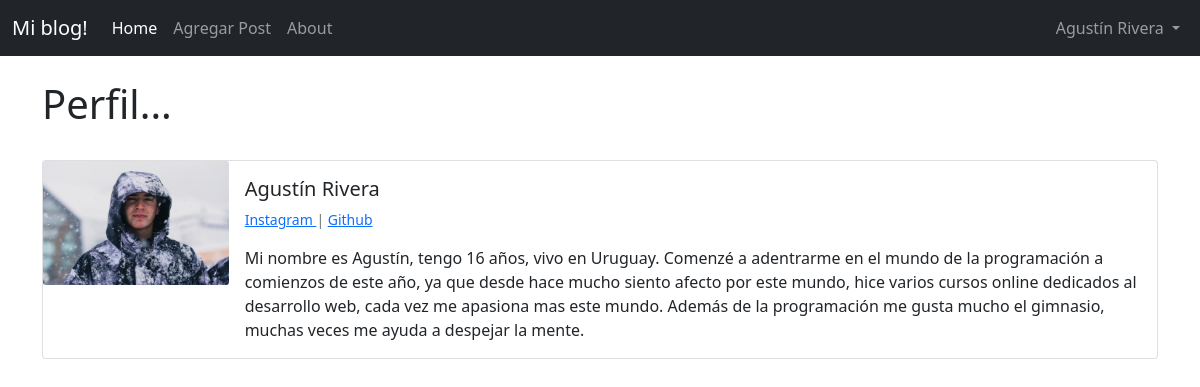
Screenshot of /appblog2/1/perfil/ (signed in) with the database file from the repository.
### appblog/models.py (models this page shows, shortened)
class Perfil(models.Model):
    user = models.OneToOneField(User, null=True, on_delete=models.CASCADE)
    bio = models.TextField()
    perfil_imagen = models.ImageField(null=True, blank=True, upload_to="imagenes/perfil/")
    Instagram_url = models.CharField(max_length=255, null=True, blank=True)
    github_url =  models.CharField(max_length=255, null=True, blank=True)
    fb_url = models.CharField(max_length=255, null=True, blank=True)
    web_url =  models.CharField(max_length=255, null=True, blank=True)
    Twitter_url = models.CharField(max_length=255, null=True, blank=True)

### appblog2/views.py (the view)
# urls.py: path('<pk>/perfil/', ShowProfilePageView.as_view(), name='show_profile'),
class ShowProfilePageView(DetailView):
    model = Perfil
    template_name = 'registration/user_profile.html'
    def get_context_data(self, *args, **kwargs):
        context = super(ShowProfilePageView, self).get_context_data(*args, **kwargs)
        page_user = get_object_or_404(Perfil, id=self.kwargs["pk"])
        context["page_user"] = page_user
        return context

### appblog2/templates/registration/user_profile.html (shortened to what this page needs)
{% extends 'appblog/base.html' %}
{% block contenido %}
<h1> Perfil... </h1>
<br/>
<div class="card mb-3" >
    <div class="row g-0">
        <div class="col-md-2">
{% if page_user.perfil_imagen %}
    <img src="{{ page_user.perfil_imagen.url }}" class="card-img" >
{% else %}
    <img src="https://180dc.org/wp-content/uploads/2016/08/default-profile.png" class="card-img" >
{% endif %}
        </div>
        <div class="col-md-10">
        <div class="card-body">
            <h5 class="card-title">
                {{ page_user.user.first_name}}
                {{page_user.user.last_name}}
            </h5>
        <p class= "small text-muted">
            {% if page_user.Instagram_url %}
                <a href="{{ page_user.Instagram_url }}">Instagram </a> |
            {% endif %}
            {% if page_user.github_url %}
                <a href="{{ page_user.github_url }}">Github </a>
            {% endif %}
            </p>
            <p class="card-text">{{ page_user.bio }}</p>
        </div>
        </div>
    </div>
    </div>
{% endblock %}

### appblog/templates/appblog/base.html (shortened to what this page needs)
<!doctype html>
<html lang="en">
  <head>
    <link href="https://cdn.jsdelivr.net/npm/bootstrap@5.0.2/dist/css/bootstrap.min.css" rel="stylesheet">
  </head>
  <body>
    <nav class="navbar navbar-expand-lg navbar-dark bg-dark">
        <div class="container-fluid">
          <a class="navbar-brand" href="{% url 'inicio' %}"> Mi blog!</a>
          <div class="collapse navbar-collapse" id="navbarSupportedContent">
            <ul class="navbar-nav me-auto mb-2 mb-lg-0">
              <li class="nav-item">
                <a class="nav-link active" aria-current="page" href="{% url 'inicio' %}">Home</a>
              </li>
              {% if request.user.is_authenticated %}
                <li class="nav-item">
                <a class="nav-link" href="{% url 'agregar-post' %}">Agregar Post</a>
              {% endif %}
              <li class="nav-item">
                <a class="nav-link" href="{% url 'about' %}">About</a>
              </li>
            </ul>
          {% if request.user.is_authenticated %}
            <ul class="navbar-nav ml-auto">
              <li class="nav-item dropdown">
                <a class="nav-link dropdown-toggle" href="#" id="navbarDropdown" role="button" data-bs-toggle="dropdown" aria-expanded="false">
                  {{ user.first_name}}
                  {{user.last_name}}
                </a>
              </li>
                </ul>
          {% endif %}
          </div>
        </div>
      </nav>
    <br/>
    <div class="container">
    {% block contenido%}
    {% endblock%}
    </div>
  </body>
</html>

### rows the page displays
Perfil: perfil_imagen (picture), user.first_name "Agustín", user.last_name "Rivera", bio "Mi nombre es Agustín, tengo 16 años, vivo en Uruguay. Comenzé a adentrarme en el mundo de la programación a comienzos de este año, ya que desde hace mucho siento afecto por este mundo, hice varios cursos online dedicados al desarrollo web, cada vez me apasiona mas este mundo. Además de la programación me gusta mucho el gimnasio, muchas veces me ayuda a despejar la mente."

### other values shown
{{ user.first_name }} "Agustín"
{{ user.last_name }} "Rivera"
